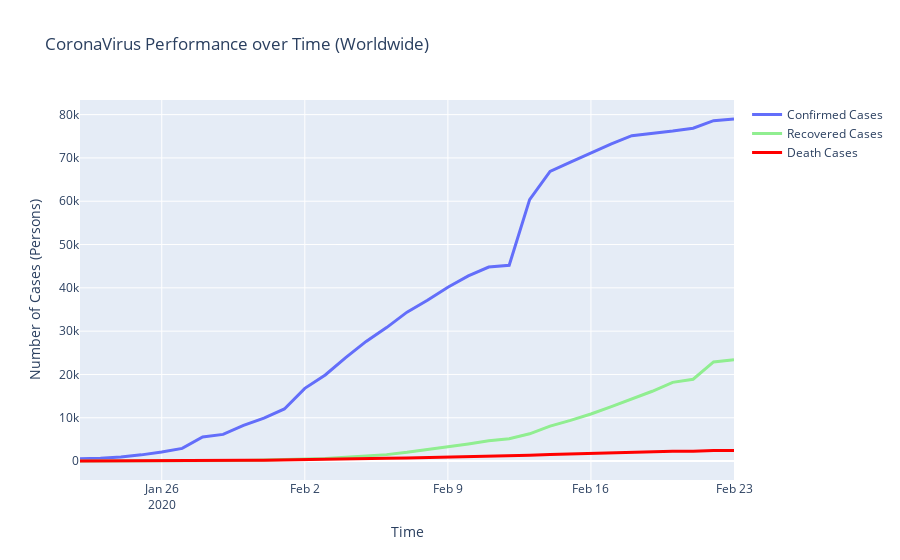

Notebook source saved alongside this figure:
### Code cell
timestamp_grouped = df.groupby("timestamp").sum().sort_values("timestamp", ascending=True)
timestamp_grouped.reset_index(inplace=True)


fig = go.Figure()
fig.add_trace(go.Scatter(x=timestamp_grouped["timestamp"], y=timestamp_grouped["conf_cases"], name='Confirmed Cases',
                         line=dict(width=3)))
fig.add_trace(go.Scatter(x=timestamp_grouped["timestamp"], y=timestamp_grouped["recov_cases"], name='Recovered Cases',
                         line=dict(width=3),marker_color='lightgreen'))
fig.add_trace(go.Scatter(x=timestamp_grouped["timestamp"], y=timestamp_grouped["death_cases"], name='Death Cases',
                         line=dict(width=3),marker_color='red'))

fig.update_layout(title='CoronaVirus Performance over Time (Worldwide)',
                   xaxis_title='Time',
                   yaxis_title='Number of Cases (Persons)')


fig.show()

### Figure 1 — Plotly figure (JSON) as saved in the notebook; plotly's stock layout.template omitted (floating-point values rounded to 4 significant figures)
{"data": [{"line": {"width": 3}, "name": "Confirmed Cases", "type": "scatter", "x": ["2020-01-22T00:00:00", "2020-01-23T00:00:00", "2020-01-24T00:00:00", "2020-01-25T00:00:00", "2020-01-26T00:00:00", "2020-01-27T00:00:00", "2020-01-28T00:00:00", "2020-01-29T00:00:00", "2020-01-30T00:00:00", "2020-01-31T00:00:00", "2020-02-01T00:00:00", "2020-02-02T00:00:00", "2020-02-03T00:00:00", "2020-02-04T00:00:00", "2020-02-05T00:00:00", "2020-02-06T00:00:00", "2020-02-07T00:00:00", "2020-02-08T00:00:00", "2020-02-09T00:00:00", "2020-02-10T00:00:00", "2020-02-11T00:00:00", "2020-02-12T00:00:00", "2020-02-13T00:00:00", "2020-02-14T00:00:00", "2020-02-15T00:00:00", "2020-02-16T00:00:00", "2020-02-17T00:00:00", "2020-02-18T00:00:00", "2020-02-19T00:00:00", "2020-02-20T00:00:00", "2020-02-21T00:00:00", "2020-02-22T00:00:00", "2020-02-23T00:00:00"], "y": [555, 653, 941, 1434, 2118, 2927, 5578, 6166, 8234, 9927, 12038, 16787, 19881, 23892, 27636, 30818, 34392, 37121, 40151, 42763, 44803, 45222, 60370, 66887, 69032, 71226, 73260, 75138, 75641, 76199, 76843, 78599, 78985]}, {"line": {"width": 3}, "marker": {"color": "lightgreen"}, "name": "Recovered Cases", "type": "scatter", "x": ["2020-01-22T00:00:00", "2020-01-23T00:00:00", "2020-01-24T00:00:00", "2020-01-25T00:00:00", "2020-01-26T00:00:00", "2020-01-27T00:00:00", "2020-01-28T00:00:00", "2020-01-29T00:00:00", "2020-01-30T00:00:00", "2020-01-31T00:00:00", "2020-02-01T00:00:00", "2020-02-02T00:00:00", "2020-02-03T00:00:00", "2020-02-04T00:00:00", "2020-02-05T00:00:00", "2020-02-06T00:00:00", "2020-02-07T00:00:00", "2020-02-08T00:00:00", "2020-02-09T00:00:00", "2020-02-10T00:00:00", "2020-02-11T00:00:00", "2020-02-12T00:00:00", "2020-02-13T00:00:00", "2020-02-14T00:00:00", "2020-02-15T00:00:00", "2020-02-16T00:00:00", "2020-02-17T00:00:00", "2020-02-18T00:00:00", "2020-02-19T00:00:00", "2020-02-20T00:00:00", "2020-02-21T00:00:00", "2020-02-22T00:00:00", "2020-02-23T00:00:00"], "y": [28, 30, 36, 39, 52, 61, 107, 126, 143, 222, 284, 472, 623, 852, 1124, 1487, 2011, 2616, 3244, 3946, 4683, 5150, 6295, 8058, 9395, 10865, 12583, 14352, 16121, 18177, 18890, 22886, 23394]}, {"line": {"width": 3}, "marker": {"color": "red"}, "name": "Death Cases", "type": "scatter", "x": ["2020-01-22T00:00:00", "2020-01-23T00:00:00", "2020-01-24T00:00:00", "2020-01-25T00:00:00", "2020-01-26T00:00:00", "2020-01-27T00:00:00", "2020-01-28T00:00:00", "2020-01-29T00:00:00", "2020-01-30T00:00:00", "2020-01-31T00:00:00", "2020-02-01T00:00:00", "2020-02-02T00:00:00", "2020-02-03T00:00:00", "2020-02-04T00:00:00", "2020-02-05T00:00:00", "2020-02-06T00:00:00", "2020-02-07T00:00:00", "2020-02-08T00:00:00", "2020-02-09T00:00:00", "2020-02-10T00:00:00", "2020-02-11T00:00:00", "2020-02-12T00:00:00", "2020-02-13T00:00:00", "2020-02-14T00:00:00", "2020-02-15T00:00:00", "2020-02-16T00:00:00", "2020-02-17T00:00:00", "2020-02-18T00:00:00", "2020-02-19T00:00:00", "2020-02-20T00:00:00", "2020-02-21T00:00:00", "2020-02-22T00:00:00", "2020-02-23T00:00:00"], "y": [17, 18, 26, 42, 56, 82, 131, 133, 171, 213, 259, 362, 426, 492, 564, 634, 719, 806, 906, 1013, 1113, 1118, 1371, 1523, 1666, 1770, 1868, 2007, 2122, 2247, 2251, 2458, 2469]}], "layout": {"autosize": true, "title": {"text": "CoronaVirus Performance over Time (Worldwide)"}, "xaxis": {"autorange": true, "range": ["2020-01-22", "2020-02-23"], "title": {"text": "Time"}, "type": "date"}, "yaxis": {"autorange": true, "range": [-4370.0, 83370.0], "title": {"text": "Number of Cases (Persons)"}, "type": "linear"}}}
